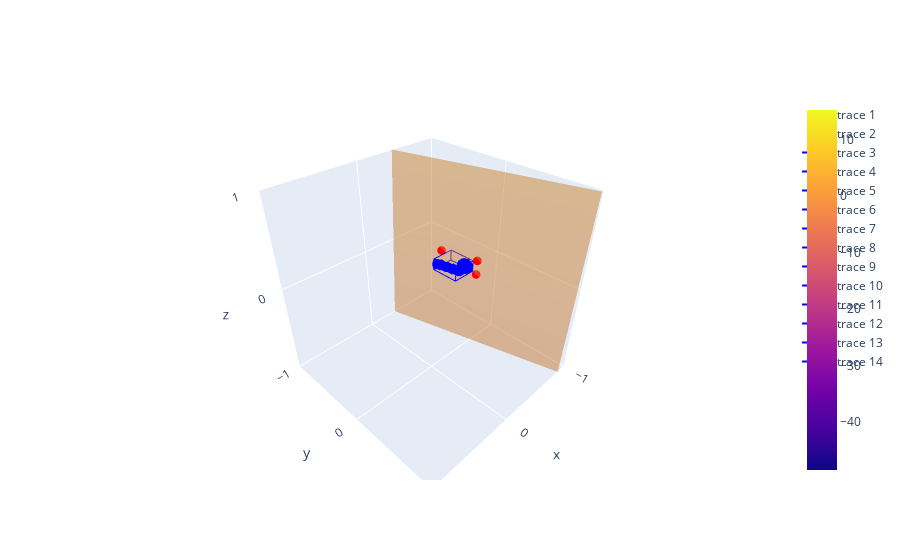

This figure's notebook cell:
### Code cell
# Points for plane fitting
points = np.load(os.path.join(directory, 'plane_samples.npy'))
# points = np.load(r'G:\Mixed_Reality\mr_liuxin\nerfstudio\plane_samples.npy')


# Plane equation coefficients
coeffs = np.load(os.path.join(directory, 'plane_coefficients.npy'))
# coeffs = np.load(r'G:\Mixed_Reality\mr_liuxin\nerfstudio\plane_coefficients.npy')
a, b, c, d = coeffs
print(f"plane equation: {a}x + {b}y + {c}z + {d} = 0")

# Bounding box vertices
# bbox_vertices = np.array([
#     [ 0.0114, -0.1916, -0.0216], [-0.5252, -0.1620, -0.3944],
#     [ 0.2723, -0.1808, -0.3962], [-0.2642, -0.1512, -0.7690],
#     [ 0.0221, 0.2614, -0.0010], [-0.5144, 0.2910, -0.3738],
#     [ 0.2830, 0.2722, -0.3756], [-0.2535, 0.3019, -0.7485]
# ])

# Load the AABB from the .npy file
aabb = np.load(os.path.join(directory, 'aabb.npy'))
# aabb = np.load(r'G:\Mixed_Reality\mr_liuxin\nerfstudio\aabb.npy')
min_corner = aabb[0]
max_corner = aabb[1]
# Compute the vertices of the AABB
vertices = np.array([
    [min_corner[0], min_corner[1], min_corner[2]],
    [max_corner[0], min_corner[1], min_corner[2]],
    [max_corner[0], max_corner[1], min_corner[2]],
    [min_corner[0], max_corner[1], min_corner[2]],
    [min_corner[0], min_corner[1], max_corner[2]],
    [max_corner[0], min_corner[1], max_corner[2]],
    [max_corner[0], max_corner[1], max_corner[2]],
    [min_corner[0], max_corner[1], max_corner[2]],
])
print(f"vertices of the AABB: {vertices}")

# Define the edges of the AABB
edges = [
    [0, 1], [1, 2], [2, 3], [3, 0],  # bottom edges
    [4, 5], [5, 6], [6, 7], [7, 4],  # top edges
    [0, 4], [1, 5], [2, 6], [3, 7],  # side edges
]

# Plot the edges
edge_traces = [
    go.Scatter3d(
        x=[vertices[pair[0], 0], vertices[pair[1], 0]],
        y=[vertices[pair[0], 1], vertices[pair[1], 1]],
        z=[vertices[pair[0], 2], vertices[pair[1], 2]],
        mode='lines',
        line=dict(color='blue', width=2)
    ) for pair in edges
]

# Create a grid for the plane
xx, yy = np.meshgrid(np.linspace(-1, 1, 10), np.linspace(-1, 1, 10))
zz = (-a * xx - b * yy - d) / c

x_values = []
y_values = []
z_values = []
offset = 0
# print(points)

""" for point in points:
    if offset % 200 == 0:
        x_values.append(point[0])
        y_values.append(point[1])
        z_values.append(point[2])
    offset += 1

scatter = go.Scatter3d(x=x_values, y=y_values, z=z_values, mode='markers', marker=dict(size=5)) """

# read "sample_colors.npy"
rgb = np.load(os.path.join(directory, 'sample_colors.npy')) # (N, 3)
# find the median of each column
median = np.median(rgb, axis=0) # (3,)
# find the covariance matrix of the rgb values
cov = np.cov(rgb.T) # (3, 3)
# inverse of the covariance matrix
cov_inv = np.linalg.inv(cov) # (3, 3)
# find the mahalanobis distance of each point from the median
mahalanobis = scipy.spatial.distance.cdist(rgb, [median], metric='mahalanobis', VI=cov_inv) # (N, 1)
mahalanobis_similarity = 1 / (1 + mahalanobis) # (N, 1)

# points = points[mahalanobis_similarity[:, 0] > 0.6]
# print(f"The number of points after color filtering is {len(points)}")

scatter = go.Scatter3d(x=points[:,0], y=points[:,1], z=points[:,2], mode='markers', marker=dict(size=2, color=rgb))

# Plot plane
plane = go.Surface(x=xx, y=yy, z=zz, opacity=0.5)

# Plot bounding box
# bbox_edges = [
#     go.Scatter3d(x=bbox_vertices[[i, j], 0], y=bbox_vertices[[i, j], 1], z=bbox_vertices[[i, j], 2], mode='lines', line=dict(color='red'))
#     for i in range(len(bbox_vertices)) for j in range(i+1, len(bbox_vertices))
# ]

# plot aabb_intersections
aabb_intersections = np.load(os.path.join(directory, 'aabb_intersections.npy'))
intersections_scatter = go.Scatter3d(x=aabb_intersections[:,0], y=aabb_intersections[:,1], z=aabb_intersections[:,2], mode='markers', marker=dict(size=3, color='red'))


# # Combine all plots
# fig = go.Figure(data=[scatter, plane, occupancy] + edge_traces)
# fig = go.Figure(data=[plane, occupancy] + edge_traces)
# fig = go.Figure(data=[scatter, plane, occupancy, intersections_scatter] + edge_traces)
fig = go.Figure(data=[plane, occupancy, intersections_scatter] + edge_traces)
# fig = go.Figure(data=[scatter, occupancy] + edge_traces)
# fig = go.Figure(data=[scatter, plane, occupancy])

# Update layout
fig.update_layout(
    scene=dict(
        xaxis=dict(nticks=4, range=[-1,1]),
        yaxis=dict(nticks=4, range=[-1,1]),
        zaxis=dict(nticks=4, range=[-1,1]),
        # xaxis=dict(nticks=4),
        # yaxis=dict(nticks=4),
        # zaxis=dict(nticks=4),
        aspectratio=dict(x=1, y=1, z=1)
    )
)

# Show plot
fig.show()

### Figure 1 — Plotly figure (JSON) as saved in the notebook; plotly's stock layout.template omitted (floating-point values rounded to 4 significant figures; data arrays with more than 128 entries replaced by an {"elided": "..."} marker saying what was removed)
{"data": [{"opacity": 0.5, "type": "surface", "x": [[-1, -0.7778, -0.5556, -0.3333, -0.1111, 0.1111, 0.3333, 0.5556, 0.7778, 1], [-1, -0.7778, -0.5556, -0.3333, -0.1111, 0.1111, 0.3333, 0.5556, 0.7778, 1], [-1, -0.7778, -0.5556, -0.3333, -0.1111, 0.1111, 0.3333, 0.5556, 0.7778, 1], [-1, -0.7778, -0.5556, -0.3333, -0.1111, 0.1111, 0.3333, 0.5556, 0.7778, 1], [-1, -0.7778, -0.5556, -0.3333, -0.1111, 0.1111, 0.3333, 0.5556, 0.7778, 1], [-1, -0.7778, -0.5556, -0.3333, -0.1111, 0.1111, 0.3333, 0.5556, 0.7778, 1], [-1, -0.7778, -0.5556, -0.3333, -0.1111, 0.1111, 0.3333, 0.5556, 0.7778, 1], [-1, -0.7778, -0.5556, -0.3333, -0.1111, 0.1111, 0.3333, 0.5556, 0.7778, 1], [-1, -0.7778, -0.5556, -0.3333, -0.1111, 0.1111, 0.3333, 0.5556, 0.7778, 1], [-1, -0.7778, -0.5556, -0.3333, -0.1111, 0.1111, 0.3333, 0.5556, 0.7778, 1]], "y": [[-1, -1, -1, -1, -1, -1, -1, -1, -1, -1], [-0.7778, -0.7778, -0.7778, -0.7778, -0.7778, -0.7778, -0.7778, -0.7778, -0.7778, -0.7778], [-0.5556, -0.5556, -0.5556, -0.5556, -0.5556, -0.5556, -0.5556, -0.5556, -0.5556, -0.5556], [-0.3333, -0.3333, -0.3333, -0.3333, -0.3333, -0.3333, -0.3333, -0.3333, -0.3333, -0.3333], [-0.1111, -0.1111, -0.1111, -0.1111, -0.1111, -0.1111, -0.1111, -0.1111, -0.1111, -0.1111], [0.1111, 0.1111, 0.1111, 0.1111, 0.1111, 0.1111, 0.1111, 0.1111, 0.1111, 0.1111], [0.3333, 0.3333, 0.3333, 0.3333, 0.3333, 0.3333, 0.3333, 0.3333, 0.3333, 0.3333], [0.5556, 0.5556, 0.5556, 0.5556, 0.5556, 0.5556, 0.5556, 0.5556, 0.5556, 0.5556], [0.7778, 0.7778, 0.7778, 0.7778, 0.7778, 0.7778, 0.7778, 0.7778, 0.7778, 0.7778], [1, 1, 1, 1, 1, 1, 1, 1, 1, 1]], "z": [[15.18, 9.578, 3.973, -1.631, -7.235, -12.84, -18.44, -24.05, -29.65, -35.25], [13.71, 8.11, 2.505, -3.099, -8.703, -14.31, -19.91, -25.51, -31.12, -36.72], [12.25, 6.641, 1.037, -4.567, -10.17, -15.77, -21.38, -26.98, -32.59, -38.19], [10.78, 5.173, -0.4306, -6.035, -11.64, -17.24, -22.85, -28.45, -34.05, -39.66], [9.309, 3.705, -1.899, -7.503, -13.11, -18.71, -24.31, -29.92, -35.52, -41.13], [7.841, 2.237, -3.367, -8.971, -14.57, -20.18, -25.78, -31.39, -36.99, -42.59], [6.373, 0.7694, -4.835, -10.44, -16.04, -21.65, -27.25, -32.85, -38.46, -44.06], [4.905, -0.6986, -6.303, -11.91, -17.51, -23.11, -28.72, -34.32, -39.93, -45.53], [3.437, -2.167, -7.771, -13.37, -18.98, -24.58, -30.19, -35.79, -41.39, -47.0], [1.969, -3.635, -9.239, -14.84, -20.45, -26.05, -31.65, -37.26, -42.86, -48.47]]}, {"marker": {"color": "blue", "size": 1}, "mode": "markers", "type": "scatter3d", "x": {"elided": "934 float values"}, "y": {"elided": "934 float values"}, "z": {"elided": "934 float values"}}, {"marker": {"color": "red", "size": 3}, "mode": "markers", "type": "scatter3d", "x": [-0.5484, -0.5549, -0.6549, -0.6613], "y": [-0.4062, -0.4062, 0, 0], "z": [-0.1281, 0.03437, -0.1281, 0.03437]}, {"line": {"color": "blue", "width": 2}, "mode": "lines", "type": "scatter3d", "x": [-0.6562, -0.3906], "y": [-0.3594, -0.3594], "z": [-0.1094, -0.1094]}, {"line": {"color": "blue", "width": 2}, "mode": "lines", "type": "scatter3d", "x": [-0.3906, -0.3906], "y": [-0.3594, -0.04688], "z": [-0.1094, -0.1094]}, {"line": {"color": "blue", "width": 2}, "mode": "lines", "type": "scatter3d", "x": [-0.3906, -0.6562], "y": [-0.04688, -0.04688], "z": [-0.1094, -0.1094]}, {"line": {"color": "blue", "width": 2}, "mode": "lines", "type": "scatter3d", "x": [-0.6562, -0.6562], "y": [-0.04688, -0.3594], "z": [-0.1094, -0.1094]}, {"line": {"color": "blue", "width": 2}, "mode": "lines", "type": "scatter3d", "x": [-0.6562, -0.3906], "y": [-0.3594, -0.3594], "z": [0.01562, 0.01562]}, {"line": {"color": "blue", "width": 2}, "mode": "lines", "type": "scatter3d", "x": [-0.3906, -0.3906], "y": [-0.3594, -0.04688], "z": [0.01562, 0.01562]}, {"line": {"color": "blue", "width": 2}, "mode": "lines", "type": "scatter3d", "x": [-0.3906, -0.6562], "y": [-0.04688, -0.04688], "z": [0.01562, 0.01562]}, {"line": {"color": "blue", "width": 2}, "mode": "lines", "type": "scatter3d", "x": [-0.6562, -0.6562], "y": [-0.04688, -0.3594], "z": [0.01562, 0.01562]}, {"line": {"color": "blue", "width": 2}, "mode": "lines", "type": "scatter3d", "x": [-0.6562, -0.6562], "y": [-0.3594, -0.3594], "z": [-0.1094, 0.01562]}, {"line": {"color": "blue", "width": 2}, "mode": "lines", "type": "scatter3d", "x": [-0.3906, -0.3906], "y": [-0.3594, -0.3594], "z": [-0.1094, 0.01562]}, {"line": {"color": "blue", "width": 2}, "mode": "lines", "type": "scatter3d", "x": [-0.3906, -0.3906], "y": [-0.04688, -0.04688], "z": [-0.1094, 0.01562]}, {"line": {"color": "blue", "width": 2}, "mode": "lines", "type": "scatter3d", "x": [-0.6562, -0.6562], "y": [-0.04688, -0.04688], "z": [-0.1094, 0.01562]}], "layout": {"scene": {"aspectratio": {"x": 1, "y": 1, "z": 1}, "xaxis": {"nticks": 4, "range": [-1, 1]}, "yaxis": {"nticks": 4, "range": [-1, 1]}, "zaxis": {"nticks": 4, "range": [-1, 1]}}}}
